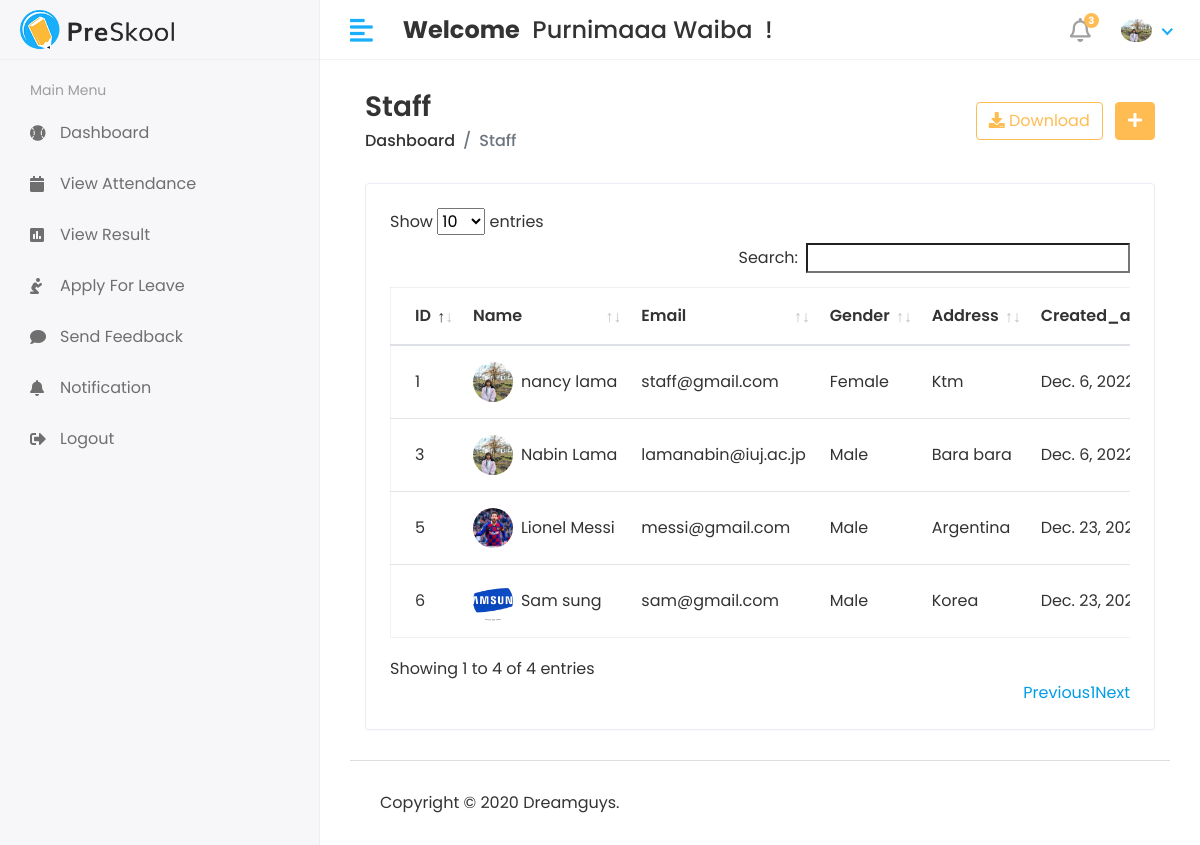
Page /Hod/Staff/View (signed in) on the committed database.
### app/models.py (models this page shows, shortened)
class CustomUser(AbstractUser):
    USER = (
        (1, 'HOD'),
        (2, 'STAFF'),
        (3, 'STUDENT'),
    )
    user_type = models.CharField(choices=USER, max_length=50, default=1)
    profile_pic = models.ImageField(upload_to='media/profile_pic')

class Staff(models.Model):
    admin = models.OneToOneField(CustomUser, on_delete=models.CASCADE)
    address = models.TextField()
    gender = models.CharField(max_length=100)
    created_at = models.DateTimeField(auto_now_add=True)
    updated_at = models.DateTimeField(auto_now=True)

### student_management_system/Hod_Views.py (the view)
# urls.py: path('Hod/Staff/View', Hod_Views.VIEW_STAFF, name='view_staff'),
@login_required(login_url='/')
def VIEW_STAFF(request):
    staff = Staff.objects.all()
    context = {
        "staff": staff
    }
    return render(request, 'Hod/view_staff.html', context)

### templates/Hod/view_staff.html (shortened to what this page needs)
{% extends 'base.html'%}
{% block content %}
<div class="content container-fluid">
    <div class="page-header">
       <div class="row align-items-center">
          <div class="col">
             <h3 class="page-title">Staff</h3>
             <ul class="breadcrumb">
                <li class="breadcrumb-item"><a href="index.html">Dashboard</a></li>
                <li class="breadcrumb-item active">Staff </li>
             </ul>
          </div>
          <div class="col-auto text-right float-right ml-auto">
             <a href="#" class="btn btn-outline-primary mr-2"><i class="fas fa-download"></i> Download</a>
             <a href="add-student.html" class="btn btn-primary"><i class="fas fa-plus"></i></a>
          </div>
       </div>
     </div>
     <div class="row">
       <div class="col-sm-12">
          <div class="card card-table">
             <div class="card-body">
                <div class="table-responsive">
                   <table id="table_id" class="table table-hover table-center mb-0">
                      <thead>
                         <tr>
                            <th>ID</th>
                            <th>Name</th>
                            <th>Email</th>
                            <th>Gender</th>
                            <th>Address</th>
                            <th>Created_at</th>
                         </tr>
                      </thead>
                      <tbody>
                        {% for i in staff %}
                         <tr>
                            <td>{{i.id}}</td>
                            <td>
                               <h2 class="table-avatar">
                                  <a href="student-details.html" class="avatar avatar-sm mr-2"><img class="avatar-img rounded-circle" src="/{{i.admin.profile_pic}}" alt="User Image"></a>
                                  <a href="student-details.html">{{i.admin.first_name}} {{i.admin.last_name}}</a>
                               </h2>
                            </td>
                            <td>{{i.admin.email}}</td>
                            <td>{{i.gender}}</td>
                            <td>{{i.address}}</td>
                            <td>{{i.created_at}}</td>
                         </tr>
                         {% endfor %}
                      </tbody>
                   </table>
                </div>
             </div>
          </div>
       </div>
    </div>
 </div>
{% endblock%}

### templates/base.html (shortened to what this page needs)
<!DOCTYPE html>
<html lang="en">
   {% load static %}
   <head>
      <link rel="stylesheet" href="{% static 'assets/plugins/bootstrap/css/bootstrap.min.css' %}">
      <link rel="stylesheet" href="{% static 'assets/plugins/fontawesome/css/fontawesome.min.css' %}">
      <link rel="stylesheet" href="{% static 'assets/plugins/fontawesome/css/all.min.css' %}">
      <link rel="stylesheet" href="{% static 'assets/css/style.css' %} ">
      <link rel="stylesheet" href="{% static 'assets/plugins/datatables/datatables.min.css' %}">
   </head>
<body>
    <div class="main-wrapper">
            {% include 'includes/header.html' %}
            {% include 'includes/sidebar.html' %}
        <div class="page-wrapper">
             <div class="content container-fluid">
               {% block content%}
               {% endblock%}
          {% include 'includes/footer.html' %}
</div>
</div>
</body>
</html>

### templates/includes/header.html (shortened to what this page needs)
{% load static %}
<div class="header">
    <div class="header-left">
       <a href="index.html" class="logo">
       <img src="{% static 'assets/img/logo.png' %}" alt="Logo">
       </a>
    </div>
    <a href="javascript:void(0);" id="toggle_btn">
    <i class="fas fa-align-left"></i>
    </a>
    <div class="top-nav-search mt-3">
     <h4><strong> Welcome</strong>&nbsp; <span> {{user.first_name}} {{user.last_name}}</span> &nbsp;! </h4>
    </div>
    <ul class="nav user-menu">
       <li class="nav-item dropdown noti-dropdown">
          <a href="#" class="dropdown-toggle nav-link" data-toggle="dropdown">
          <i class="far fa-bell"></i> <span class="badge badge-pill">3</span>
          </a>
       </li>
       <li class="nav-item dropdown has-arrow">
          <a href="#" class="dropdown-toggle nav-link" data-toggle="dropdown">
          <span class="user-img"><img class="rounded-circle" src="/{{user.profile_pic}}" width="31" alt="Ryan Taylor"></span>
          </a>
       </li>
    </ul>
 </div>

### templates/includes/sidebar.html (shortened to what this page needs)
{% load active_link_tags%}
 <div class="sidebar" id="sidebar">
    <div class="sidebar-inner slimscroll">
       <div id="sidebar-menu" class="sidebar-menu">
         {% if user.user_type == '1' %}
          <ul>
             <li class="menu-title">
                <span>Main Menu</span>
             </li>
             <li class="{% active_link 'hod_home' 'active' %}" >
               <a href="{% url 'hod_home'%}"><i class="fas fa-baseball-ball"></i> <span>Dashboard</span></a>
            </li>
             <li class="submenu {% active_link 'add_student' 'active' %}{% active_link 'view_student' 'active' %}">
                <a href="#"><i class="fas fa-user-graduate"></i> <span> Students</span> <span class="menu-arrow"></span></a>
                <ul>
                   <li><a href="{% url 'add_student'%}">Add Student </a></li>
                   <li><a href="{% url 'view_student'%}"> View Student</a></li>
                </ul>
             </li>
             <li class="submenu {% active_link 'add_staff' 'active' %}{% active_link 'view_staff' 'active' %}">
                <a href="#"><i class="fas fa-chalkboard-teacher"></i> <span> Staff</span> <span class="menu-arrow"></span></a>
                <ul>
                   <li><a href="{% url 'add_staff'%}">Add Staff</a></li>
                   <li><a href="{% url 'view_staff'%}">View Staff</a></li>
                </ul>
             </li>
             <li class="submenu {% active_link 'add_course' 'active' %}{% active_link 'view_course' 'active' %}">
                <a href="#"><i class="fas fa-building"></i> <span> Course</span> <span class="menu-arrow"></span></a>
                <ul>
                   <li><a href="{% url 'add_course'%}">Add Course</a></li>
                   <li><a href="{% url 'view_course'%}">View Course</a></li>
                </ul>
             </li>
             <li class="submenu {% active_link 'add_subject' 'active' %}{% active_link 'view_subject' 'active' %}">
                <a href="#"><i class="fas fa-book-reader"></i> <span> Subjects</span> <span class="menu-arrow"></span></a>
                <ul>
                   <li><a href="{% url 'add_subject'%}">Add Subject</a></li>
                   <li><a href="{% url 'view_subject'%}">View Subject</a></li>
                </ul>
             </li>
             <li class="submenu {% active_link 'add_session' 'active' %}{% active_link 'view_session' 'active' %} ">
               <a href="#"><i class="fas fa-book-reader"></i> <span> Session</span> <span class="menu-arrow"></span></a>
               <ul>
                  <li><a href="{% url 'add_session'%}">Add Session</a></li>
                  <li><a href="{% url 'view_session'%}">View Session</a></li>
               </ul>
            </li>
            <li>
               <a href="{% url 'staff_send_notification'%}"><i class="fas fa-baseball-ball"></i> <span>Send Staff Notification</span></a>
            </li>
            <li>
               <a href="{% url 'student_send_notification'%}"><i class="fas fa-baseball-ball"></i> <span>Send Student Notification</span></a>
            </li>
            <li>
               <a href="#"><i class="fas fa-baseball-ball"></i> <span>View Attended</span></a>
            </li>
            <li>
               <a href="{% url 'staff_feedback_reply'%}"><i class="fas fa-baseball-ball"></i> <span>Staff Feedback</span></a>
            </li>
            <li>
               <a href="#"><i class="fas fa-baseball-ball"></i> <span>Student Feedback</span></a>
            </li>
            <li>
               <a href="#"><i class="fas fa-baseball-ball"></i> <span>Student Leave</span></a>
            </li>
            <li>
               <a href="{% url 'staff_leave_view'%}"><i class="fas fa-baseball-ball"></i> <span>Staff Leave</span></a>
            </li>
            <li>
               <a href="{% url 'logout'%}"><i class="fas fa-sign-out-alt"></i> <span>Logout</span></a>
            </li>
          </ul>
           {% else %}
           <ul>
                  <li class="menu-title">
                     <span>Main Menu</span>
                  </li>
                  <li class="{% active_link 'student_home' 'active' %}" >
                  <a href="{% url 'student_home'%}"><i class="fas fa-baseball-ball"></i> <span>Dashboard</span></a>
                  </li>
                  <li class="{% active_link '' 'active' %}" >
                     <a href=""><i class="fas fa-calendar"></i> <span>View Attendance</span></a>
                  </li>
                  <li class="{% active_link '' 'active' %}" >
                     <a href=""><i class="fas fa-poll"></i> <span>View Result</span></a>
                  </li>
                  <li class="{% active_link '' 'active' %}" >
                     <a href=""><i class="fas fa-pray"></i> <span>Apply For Leave</span></a>
                  </li>
                  <li class="{% active_link '' 'active' %}" >
                     <a href=""><i class="fas fa-comment"></i> <span>Send Feedback</span></a>
                  </li>
                  <li class="{% active_link '' 'active' %}" >
                     <a href="{% url 'student_notification'%}"><i class="fas fa-bell"></i> <span>Notification</span></a>
                  </li>
                  <li>
                     <a href="{% url 'logout'%}"><i class="fas fa-sign-out-alt"></i> <span>Logout</span></a>
                  </li>
       </ul>
           {% endif %}
       </div>
    </div>
 </div>

### templates/includes/footer.html
{% load static %}
<footer>
    <p>Copyright © 2020 Dreamguys.</p>
 </footer>

### rows in the picture
CustomUser: first_name "Purnimaaa", last_name "Waiba", profile_pic (picture)
Staff: id "1", admin.profile_pic (picture), admin.first_name "nancy", admin.last_name "lama", admin.email "staff@gmail.com", gender "Female", address "Ktm", created_at "Dec. 6,…"
Staff: id "3", admin.profile_pic (picture), admin.first_name "Nabin", admin.last_name "Lama", admin.email "lamanabin@iuj.ac.jp", gender "Male", address "Bara bara", created_at "Dec. 6,…"
Staff: id "5", admin.profile_pic (picture), admin.first_name "Lionel", admin.last_name "Messi", admin.email "messi@gmail.com", gender "Male", address "Argentina", created_at "Dec. 23,…"
Staff: id "6", admin.profile_pic (picture), admin.first_name "Sam", admin.last_name "sung", admin.email "sam@gmail.com", gender "Male", address "Korea", created_at "Dec. 23,…"
